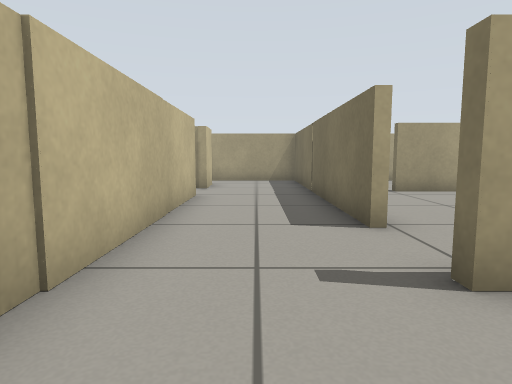
View 1 (above)

18 first-person views from a walk through a robot-simulator world made for Gazebo. The camera is 0.51 m above the floor, tilts 6° down and sees 75° across. The floor is counted in squares, 0.5 m on a side. Each view is taken from the middle of a square. On the plan, view 1 faces up. The plan holds only what a view shows up to about 13 squares ahead; the rest is blank.

View 2
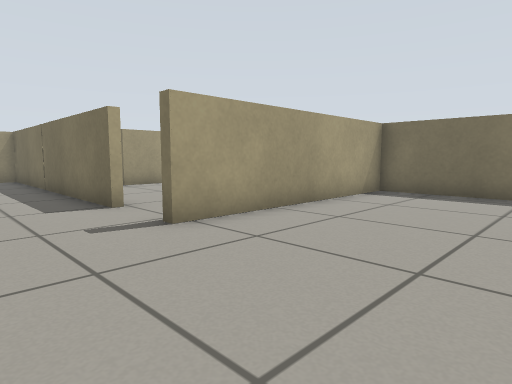

View 3
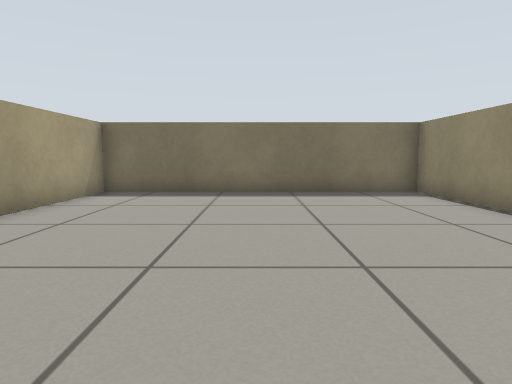

View 4
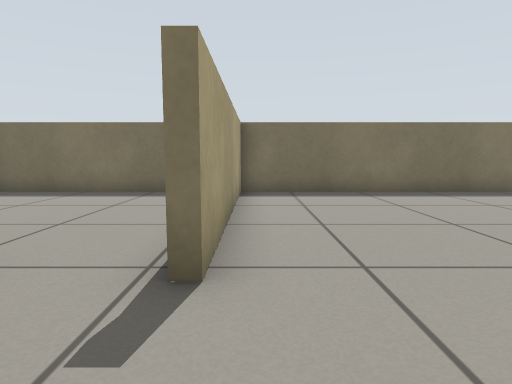

View 5
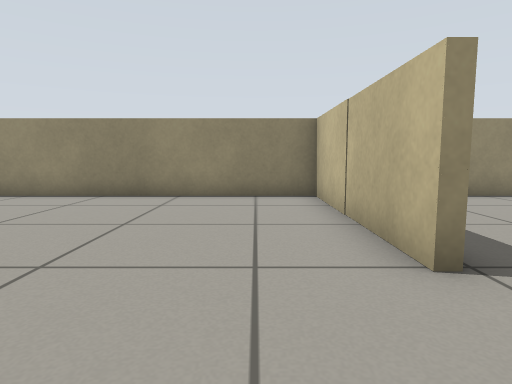

View 6
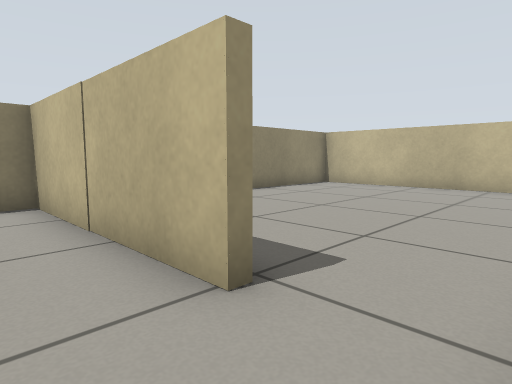

View 7
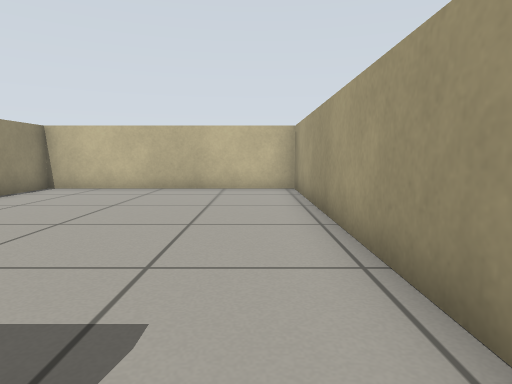

View 8
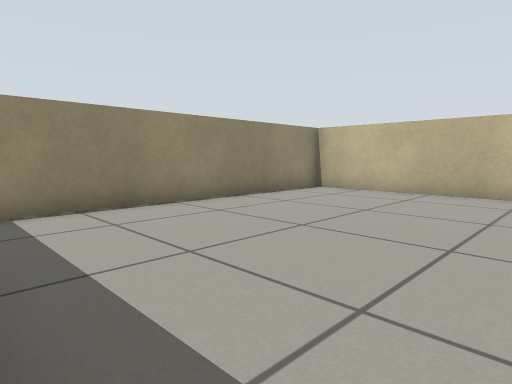

View 9
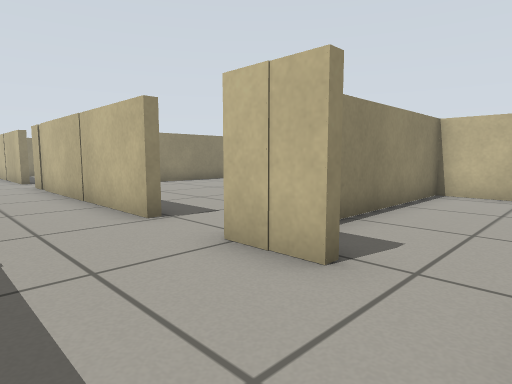

View 10
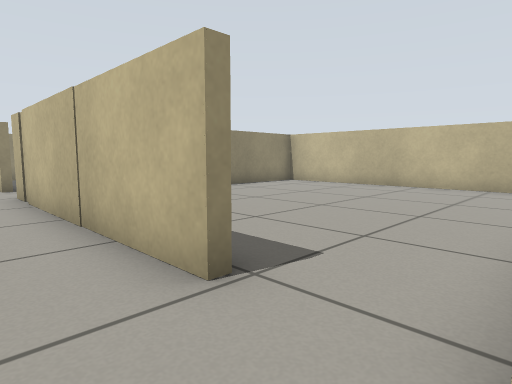

View 11
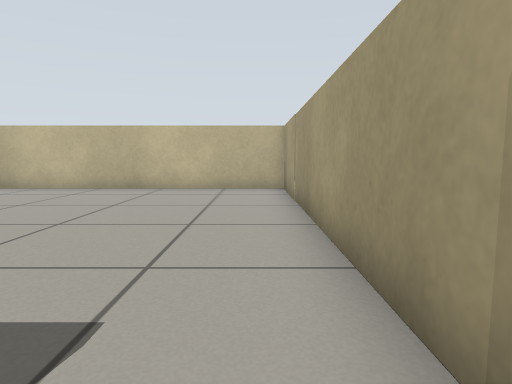

View 12
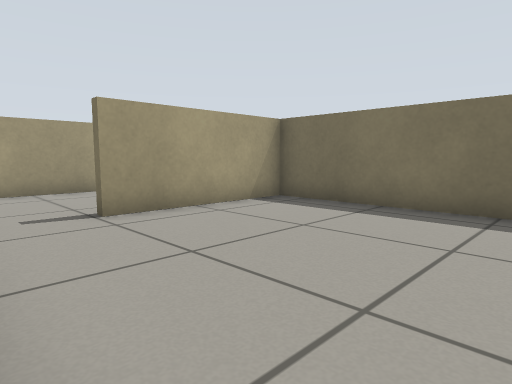

View 13
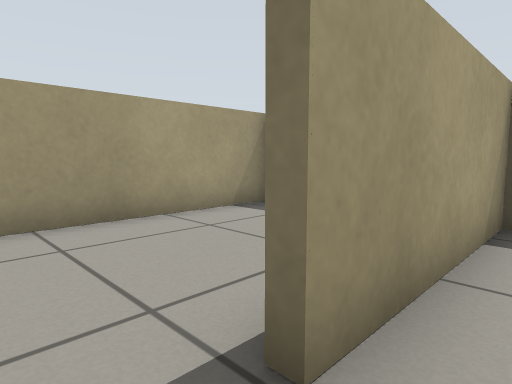

View 14
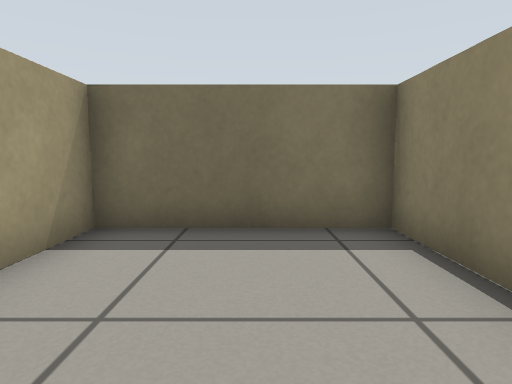

View 15
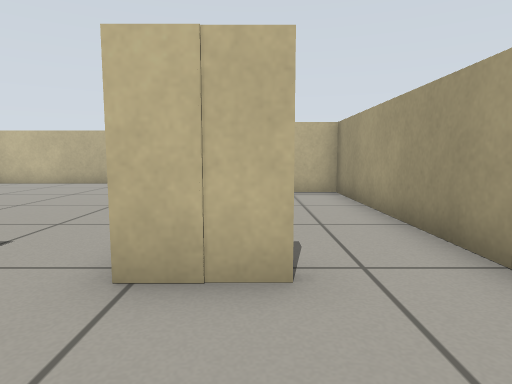

View 16
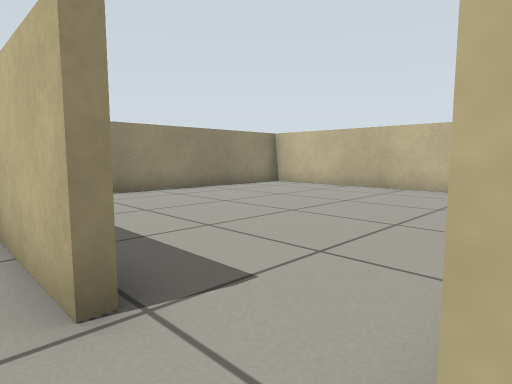

View 17
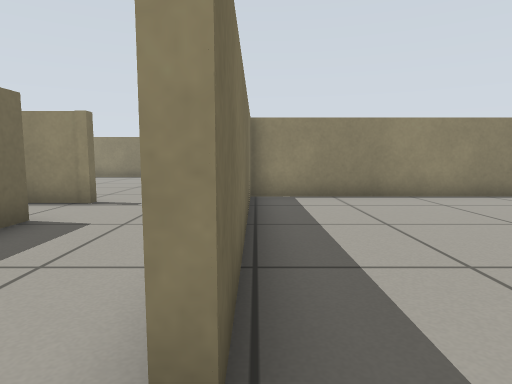

View 18
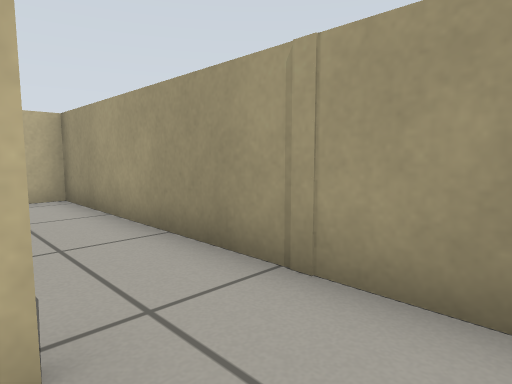

### Floor plan
Ten units are one square. View 1 is at (0, 0); x grows to the right and y downward. Boxes are objects, and circles mark ways between rooms. Rooms are numbered by the first view taken in them; rooms with no view inside come last. Other rooms are left out.
<svg viewBox="-122 -148 214 220">
<path fill="none" stroke="#000" d="M16 -46 16 -139M-16 9 -16 67 87 67 87 -24 16 -24M-16 -89 -16 -11M-16 -124 -16 -109M12 -143 -86 -143 -86 -112 -38 -112M87 -46 87 -98 40 -98M16 -27 31 -27M64 -101 87 -101 87 -143 32 -143M-101 -15 -19 -15M-19 -19 -19 -89M-16 -109 -117 -109 -117 -18M-25 -12 -117 -12 -117 67 -28 67"/>
<circle cx="20" cy="-40" r="3" fill="#2a7"/>
<circle cx="-20" cy="-95" r="3" fill="#2a7"/>
<circle cx="-20" cy="0" r="3" fill="#2a7"/>
<circle cx="35" cy="-100" r="3" fill="#2a7"/>
<text x="10" y="-30">1</text>
<text x="50" y="-60">2</text>
<text x="50" y="-120">3</text>
<text x="-70" y="-60">4</text>
<text x="-70" y="30">5</text>
</svg>
Room 1 opens to room 2. Room 1 opens to room 4. Room 1 opens to room 5. Room 2 opens to room 3.

Where each view was taken, in squares from view 1:
view 1: 0 up, 0 right, facing up
view 2: 2 down, 1 left, facing up-right
view 3: 2 down, 1 left, facing right
view 4: 2 up, 1 left, facing right
view 5: 2 up, 0 right, facing down
view 6: 1 up, 0 right, facing down-left
view 7: 0 up, 1 left, facing left
view 8: 0 up, 2 left, facing down-left
view 9: 14 up, 1 right, facing down-left
view 10: 11 up, 0 right, facing down-left
view 11: 10 up, 1 left, facing left
view 12: 4 up, 2 right, facing up-right
view 13: 9 up, 3 right, facing up-right
view 14: 12 up, 4 right, facing right
view 15: 12 up, 1 right, facing left
view 16: 11 up, 1 left, facing down-left
view 17: 10 up, 2 left, facing down
view 18: 12 up, 0 right, facing up-left
